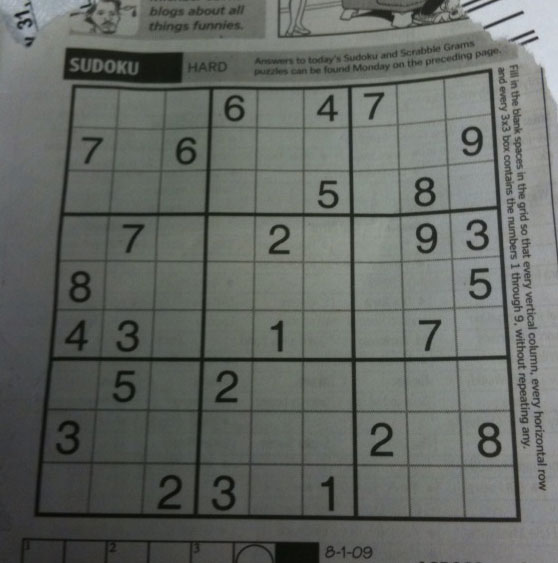
//> input picture data/sudoku.png, 558 x 563 px
$ ./Houghline   (built with g++ and OpenCV 4)
//> lines starting //> are read from the running program, lines starting //| are printed output that depends on the picture
#include "opencv2/imgcodecs.hpp"
#include "opencv2/highgui.hpp"
#include "opencv2/imgproc.hpp"

#include <iostream>
using namespace cv;
using namespace std;
int main(int argc, char** argv)
{
    // Declare the output variables
    Mat dst, cdst, cdstP;
    const char* default_file = "data/sudoku.png";
    const char* filename = argc >=2 ? argv[1] : default_file;
    // Loads an image
    Mat src = imread( filename, IMREAD_GRAYSCALE );
//> src: 563 rows x 558 cols, CV_8UC1; min 7, max 218, mean 101.8
    // Check if image is loaded fine
    if(src.empty()){
        printf(" Error opening image\n");
        printf(" Program Arguments: [image_name -- default %s] \n", default_file);
        return -1;
    }
    // Edge detection
    Canny(src, dst, 50, 200, 3);
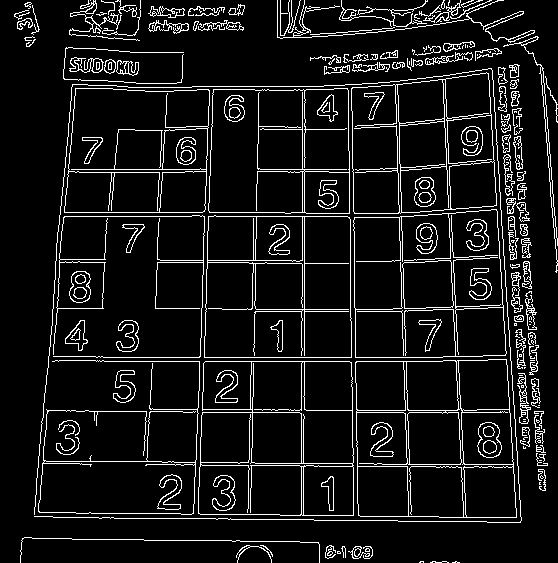
//> dst: 563 rows x 558 cols, CV_8UC1; 8.7% white in thin lines or dots
    // Copy edges to the images that will display the results in BGR
    cvtColor(dst, cdst, COLOR_GRAY2BGR);
//> cdst: 563 rows x 558 cols, CV_8UC3; 8.7% white in thin lines or dots
    cdstP = cdst.clone();
    // Standard Hough Line Transform
    vector<Vec2f> lines; // will hold the results of the detection
    HoughLines(dst, lines, 1, CV_PI/80, 120, 0, 0 ); // runs the actual detection
//> lines = 59 lines (rho, theta), first 12: [361, 1.57], [357, 1.57], [304, 0], [216, 1.57], [169, 1.57], [212, 1.57], [412, 1.57], [213, 0.04], [-391, 3.1], [-442, 3.1], [302, 0], [410, 1.57]
    // Draw the lines
    cout << lines.size() << endl;
//| 59
    for( size_t i = 0; i < lines.size(); i++ )
    {
        // distance from Point0 to Point1 or Point2
        int distance = 1000;
        float rho = lines[i][0], theta = lines[i][1];
        Point pt1, pt2;
        double a = cos(theta), b = sin(theta);
        double x0 = a*rho, y0 = b*rho;
        // u (a , b) is normal vector => v( -b, a ) is direction vector
        pt1.x = cvRound(x0 + distance*(-b));
        pt1.y = cvRound(y0 + distance*(a));
        pt2.x = cvRound(x0 - distance*(-b));
        pt2.y = cvRound(y0 - distance*(a));
        line( cdst, pt1, pt2, Scalar(0,0,255), 1, LINE_AA);
    }
//> this loop made 59 passes
//> (rho, theta, a, b, x0, y0) on passes 1 to 12: (361, 1.57, -4.37e-08, 1, -1.58e-05, 361), (357, 1.57, -4.37e-08, 1, -1.56e-05, 357), (304, 0, 1, 0, 304, 0), (216, 1.57, -4.37e-08, 1, -9.44e-06, 216), (169, 1.57, -4.37e-08, 1, -7.39e-06, 169), (212, 1.57, -4.37e-08, 1, -9.27e-06, 212), (412, 1.57, -4.37e-08, 1, -1.8e-05, 412), (213, 0.0393, 0.999, 0.0393, 212.8, 8.36), (-391, 3.1, -0.999, 0.0393, 390.7, -15.35), (-442, 3.1, -0.999, 0.0393, 441.7, -17.35), (302, 0, 1, 0, 302, 0), (410, 1.57, -4.37e-08, 1, -1.79e-05, 410)
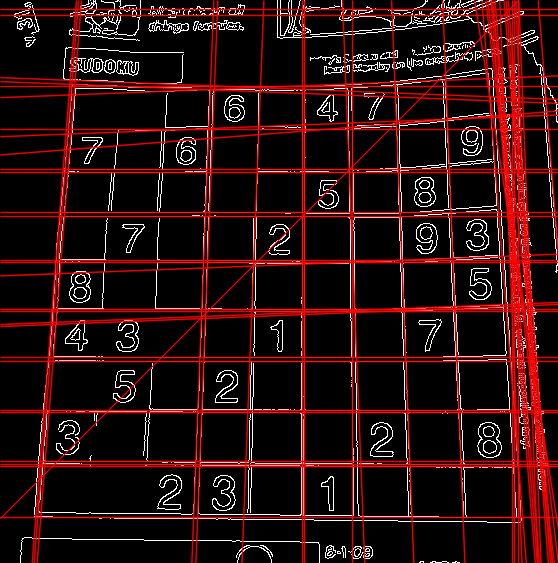
//> cdst: 563 rows x 558 cols, CV_8UC3; mean B, G, R 13.9, 13.9, 46.2
    // Probabilistic Line Transform
    vector<Vec4i> linesP; // will hold the results of the detection
    HoughLinesP(dst, linesP, 1, CV_PI/100, 150, 50, 10 ); // runs the actual detection
//> linesP = 36 lines (x1, y1, x2, y2), first 8: [405, 400, 409, 521], [401, 203, 411, 521], [96, 361, 442, 361], [96, 357, 442, 357], [304, 418, 304, 86], [492, 70, 520, 516], [59, 216, 347, 216], [488, 68, 516, 522]
    // Draw the lines
    for( size_t i = 0; i < linesP.size(); i++ )
    {
        Vec4i l = linesP[i];
        line( cdstP, Point(l[0], l[1]), Point(l[2], l[3]), Scalar(0,0,255), 1, LINE_AA);
    }
//> this loop made 36 passes
//> l on passes 1 to 12: [405, 400, 409, 521], [401, 203, 411, 521], [96, 361, 442, 361], [96, 357, 442, 357], [304, 418, 304, 86], [492, 70, 520, 516], [59, 216, 347, 216], [488, 68, 516, 522], [201, 436, 210, 150], [352, 412, 507, 412], [258, 169, 384, 169], [60, 212, 305, 212]
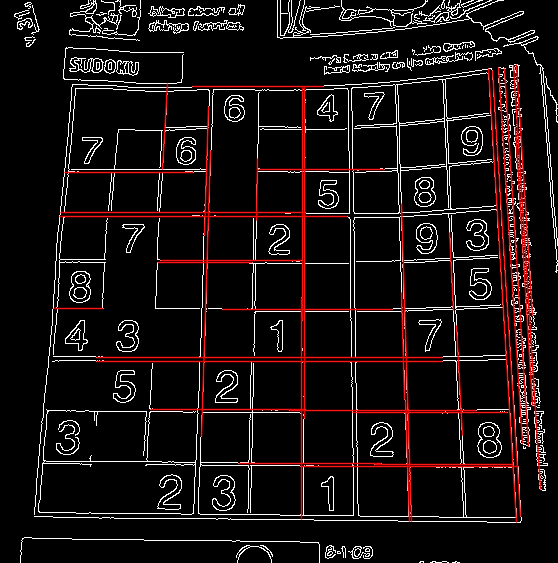
//> cdstP: 563 rows x 558 cols, CV_8UC3; mean B, G, R 17.5, 17.5, 26
    // Show results
    imshow("Source", src);
    imshow("Detected Lines (in red) - Standard Hough Line Transform", cdst);
    imshow("Detected Lines (in red) - Probabilistic Line Transform", cdstP);
    // Wait and Exit
    waitKey();
    return 0;
}
